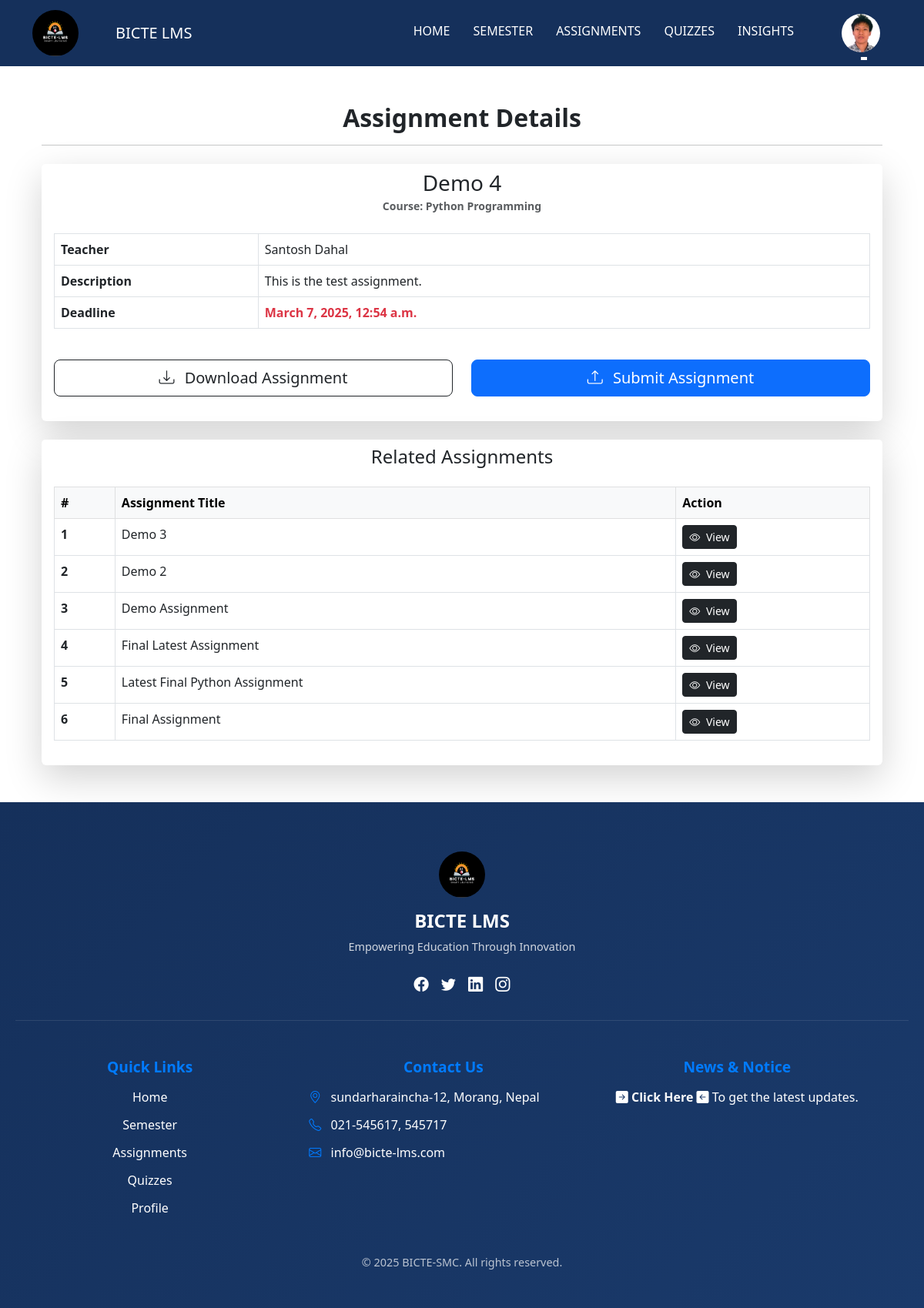
The app's page /st-assignment/11/ (signed in) with its own data.
### main/models.py (models this page shows, shortened)
class Student(models.Model):
    profile_picture = models.ImageField(upload_to='student_pics/', null=True, blank=True , default='no_image2.jpg')
    st_exam_roll_no = models.CharField(max_length=8, default='00000000')
    st_reg_no = models.CharField(max_length=40, default='0-0-000-00-0000')
    st_name = models.CharField(max_length=100)
    st_date_of_birth = models.DateField(null=True, blank=True)
    st_address = models.CharField(max_length=255)
    st_contact = models.CharField(max_length=15)
    enrollment_date = models.IntegerField(null=True, blank=True)
    st_email = models.EmailField(unique=True)
    st_password = models.CharField(max_length=128, default='studentSMC1')  # Add default password
    st_gender = models.CharField(max_length=10, choices=[('Male', 'Male'), ('Female', 'Female'), ('Other', 'Other')], null=True, blank=True)
    st_father_name = models.CharField(max_length=100, null=True, blank=True)
    semester = models.ForeignKey(Semester, on_delete=models.CASCADE)
    email_sent = models.BooleanField(default=False)
    class Meta:
        verbose_name = "Student"
        verbose_name_plural = "Students"

class Assignment(models.Model):
    title = models.CharField(max_length=255, verbose_name="Assignment Title")
    description = models.TextField(blank=True, null=True, verbose_name="Description")
    file = models.FileField(upload_to="assignments/", blank=True, null=True, verbose_name="Assignment File")
    deadline = models.DateTimeField(verbose_name="Submission Deadline")
    posted_date = models.DateTimeField(auto_now_add=True, verbose_name="Posted Date")
    course = models.ForeignKey(Course, on_delete=models.CASCADE, related_name="assignments", verbose_name="Course")
    teacher = models.ForeignKey(Teacher, on_delete=models.CASCADE, related_name="assignments", verbose_name="Teacher")
    class Meta:
        verbose_name = "Assignment"
        verbose_name_plural = "Assignments"
        ordering = ["-posted_date"]

class Course(models.Model):
    syllabus_file = models.FileField(upload_to='syllabus_files/', null=True, blank=True)
    subject_code = models.CharField(max_length=20)
    title = models.CharField(max_length=50)
    description = models.TextField()
    credits = models.IntegerField()
    is_elective = models.BooleanField(default=False, blank=True, null=True)
    semester = models.ForeignKey(Semester, on_delete=models.CASCADE)
    teacher = models.ForeignKey(Teacher, on_delete=models.SET_NULL, null=True, blank=True)
    class Meta:
        verbose_name = "Course"
        verbose_name_plural = "Courses"

class Teacher(models.Model):
    GENDER_CHOICES = [
        ('male', 'Male'),
        ('female', 'Female'),
        ('other', 'Other'),
    ]
    profile_picture = models.ImageField(upload_to='teacher_pics/', null=True, blank=True, default='images/default_profile_image.jpg')
    t_full_name = models.CharField(max_length=50)
    designation = models.CharField(max_length=100, default='Teacher Assistant')
    t_email = models.EmailField(max_length=100, unique=True)
    t_password = models.CharField(max_length=255)
    t_phone_number = models.CharField(max_length=40)
    t_address = models.CharField(max_length=100)
    hire_date = models.DateField()
    gender = models.CharField(max_length=10,choices=GENDER_CHOICES, verbose_name="Gender",
        default='male')
    class Meta:
        verbose_name = "Teacher"
        verbose_name_plural = "Teachers"

### main/views.py (the view)
# urls.py: path('st-assignment/<int:assignment_id>/', StudentAssignmentDetailView.as_view(), name='st-assignment-detail'),
class StudentAssignmentDetailView(LoginRequiredMixin, TemplateView):
    template_name = 'student_template/st_assignment_detail.html'
    login_url = '/api/login/'
    def get_context_data(self, **kwargs):
        context = super().get_context_data(**kwargs)
        try:
            student = Student.objects.get(id=self.request.session.get('user_id'))
            context['student'] = student
            assignment = get_object_or_404(Assignment, id=self.kwargs['assignment_id'])
            context['assignment'] = assignment
            related_assignments = Assignment.objects.filter(course=assignment.course).exclude(id=assignment.id)
            context['related_assignments'] = related_assignments
            submission_exists = AssignmentSubmit.objects.filter(student=student, assignment=assignment).first()
            context['submission_exists'] = submission_exists
            if submission_exists:
                remaining_edits = 2 - submission_exists.edit_count
            else:
                remaining_edits = 0
            context['remaining_edits'] = remaining_edits  # Pass remaining edits to the template
            context['now'] = timezone.now()
        except Student.DoesNotExist:
            context['error'] = 'Student not found. Please log in again.'
        except Assignment.DoesNotExist:
            context['error'] = 'Assignment not found.'
        return context

### templates/student_template/st_assignment_detail.html (shortened to what this page needs)
{% extends 'student_template/st_base_template.html' %} {% block title %} Assignment Detail - BICTE-LMS {% endblock %} {% load static %} {% block content %}
<div class="container my-5">
    <div class="mb-4">
        <h2 class="fw-bold text-center">Assignment Details</h2>
        <hr class="my-3">
    </div>
    <div class="card border-0 shadow-lg mb-4">
        <div class="card-header bg-white border-0 text-center">
            <h3 class="card-title mb-0">{{ assignment.title }}</h3>
            <small class="text-muted fw-bold">Course: {{ assignment.course.title }}</small>
        </div>
        <div class="card-body">
            <div class="table-responsive">
                <table class="table table-bordered">
                    <tbody>
                        <tr>
                            <th scope="row" class="w-25">Teacher</th>
                            <td>{{ assignment.teacher.t_full_name }}</td>
                        </tr>
                        <tr>
                            <th scope="row" class="w-25">Description</th>
                            <td>{{ assignment.description }}</td>
                        </tr>
                        <tr>
                            <th scope="row" class="w-25">Deadline</th>
                            <td class="text-danger fw-bold">{{ assignment.deadline }}</td>
                        </tr>
                    </tbody>
                </table>
            </div>
            <div class="row mt-4">
                <div class="col-md-6 mb-3">
                    {% if assignment.file %}
                    <a href="{{ assignment.file.url }}" class="btn btn-outline-dark btn-lg w-100" download>
                        <i class="bi bi-download me-2"></i> Download Assignment
                    </a>
                    {% endif %}
                </div>
                <div class="col-md-6 mb-3">
                    {% if not submission_exists %}
                    {% if assignment.deadline > now %}
                    <a href="{% url 'st-submit-assignment' assignment.id %}" class="btn btn-primary btn-lg w-100">
                        <i class="bi bi-upload me-2"></i> Submit Assignment
                    </a>
                    {% else %}
                    <button class="btn btn-secondary btn-lg w-100" disabled>
                                                    <i class="bi bi-upload me-2"></i> Deadline Passed  </button>
                    {% endif %}
                </div>
            </div>
        </div>
    </div>
    <div class="card border-0 shadow-lg">
        <div class="card-header bg-white border-0">
            <h4 class="card-title mb-0 text-center">Related Assignments</h4>
        </div>
        <div class="card-body">
            {% if related_assignments %}
            <div class="table-responsive">
                <table class="table table-hover table-bordered">
                    <thead class="table-light">
                        <tr>
                            <th scope="col">#</th>
                            <th scope="col">Assignment Title</th>
                            <th scope="col">Action</th>
                        </tr>
                    </thead>
                    <tbody>
                        {% for related_assignment in related_assignments %}
                        <tr>
                            <th scope="row">{{ forloop.counter }}</th>
                            <td>{{ related_assignment.title }}</td>
                            <td>
                                <a href="{% url 'st-assignment-detail' related_assignment.id %}" class="btn btn-sm btn-dark">
                                    <i class="bi bi-eye me-1"></i> View
                                </a>
                            </td>
                        </tr>
                        {% endfor %}
                    </tbody>
                </table>
            </div>
            {% else %}
            <p class="text-muted text-center mb-0">No related assignments found.</p>
            {% endif %}
        </div>
    </div>
</div>
{% endblock %}

### templates/student_template/st_base_template.html (shortened to what this page needs)
<!DOCTYPE html>
<html lang="en">
<head>
    <link rel="stylesheet" href="https://cdn.jsdelivr.net/npm/bootstrap-icons@1.11.3/font/bootstrap-icons.min.css">
    <link href="https://cdn.jsdelivr.net/npm/bootstrap@5.3.0/dist/css/bootstrap.min.css" rel="stylesheet" />
</head>
<body>
    {% load static %}
    <nav class="navbar navbar-expand-lg navbar-dark bg-dark">
        <div class="container">
            <div class="navbar-logo">
                <img class="mt-auto mb-auto" src="{% static 'images/main_logo.png' %}" alt="Logo" />
            </div>
            <a class="navbar-brand ms-5" href="#">BICTE LMS</a>
            <div class="collapse navbar-collapse" id="navbarNav">
                <ul class="navbar-nav ms-auto this_pading">
                    <li class="nav-item custom-padding dropdown">
                        <a class="nav-link {% if request.path == '/api/student-home/' %}active{% endif %}" href="/api/student-home/">Home</a>
                    </li>
                    <li class="nav-item custom-padding">
                        <a class="nav-link {% if request.path == '/api/st-semester-view/' %}active{% endif %}" href="/api/st-semester-view/{{ student.semester.id }}/">Semester</a
              >
            </li>
              <li class="nav-item custom-padding">
                        <a class="nav-link {% if request.path == '/api/student-assignment-view/' %}active{% endif %}" href="/api/student-assignment-view/">Assignments</a>
                    </li>
                    <li class="nav-item custom-padding">
                        <a class="nav-link {% if request.path == '/api/leaderboard/' %}active{% endif %}" href="/api/leaderboard/">Quizzes</a
              >
            </li>
            <li class="nav-item custom-padding dropdown">
              <a
                class="nav-link {% if request.path == '#' %}active{% endif %}"
                href="#"
                >Insights</a
              >
            </li>
              </ul>
            <li class="nav-item dropdown user_profile">
              <a
                class="nav-link dropdown-toggle no-hover"
                href="#"
                id="navbarDropdown"
                role="button"
                data-bs-toggle="dropdown"
                aria-expanded="false"
              >
                {% if student.profile_picture %}
                <img
                  src="{{ student.profile_picture.url }}"
                  alt="Profile Picture"
                  class="rounded-circle"
                  style="width: 50px; height: 50px"
                />
                {% endif %}
              </a>
            </li>
        </div>
      </div>
    </nav>
    <div class="container mt-4">{% block content %}{% endblock %}</div>
    <footer class="footer-section">
      <div class="footer-container">
          <div class="footer-top">
              <div class="footer-brand">
                  <div class="navbar-logo">
                      <a href="#">
                        <img src="{% static 'images/main_logo.png' %}" alt="Logo" />
                      </a>
            </div>
            <h3 class="brand-name" style="color:white !important;">BICTE LMS</h3>
            <p class="brand-tagline">Empowering Education Through Innovation</p>
            <div class="social-icons">
                <a href="#" class="social-icon"><i class="bi bi-facebook"></i></a>
                <a href="#" class="social-icon"><i class="bi bi-twitter"></i></a>
                <a href="#" class="social-icon"><i class="bi bi-linkedin"></i></a>
                <a href="#" class="social-icon"><i class="bi bi-instagram"></i></a>
            </div>
        </div>
        </div>
        <div class="footer-links mt-5 pe-5" style=" justify-content: center;  ">
            <div class="links-column" style=" text-align: center;">
                <h4 class="links-title">Quick Links</h4>
                <ul>
                    <li><a href="/api/student-home/">Home</a></li>
                    <li>
                        {% if student.semester %}
                        <a href="{% url 'st-semester-view' student.semester.id %}">Semester</a> {% else %}
                        <span class="text-muted error_semester ">Semester (Not Assigned)</span> {% endif %}
                    </li>
                    <li><a href="/api/student-assignment/">Assignments</a></li>
                    <li><a href="/api/leaderboard/">Quizzes</a></li>
                    <li><a href="/api/student-profile/">Profile</a></li>
                </ul>
            </div>
            <div class="links-column">
                <h4 class="links-title  text-center">Contact Us</h4>
                <ul>
                    <li><i class="bi bi-geo-alt"></i> sundarharaincha-12, Morang, Nepal</li>
                    <li><i class="bi bi-telephone"></i> 021-545617, 545717</li>
                    <li><i class="bi bi-envelope"></i> info@bicte-lms.com</li>
                </ul>
            </div>
            <div class="links-column">
                <h4 class="links-title text-center">News &amp; Notice</h4>
                <p class=" text-center bi bi-arrow-right-square-fill">
                    <a href="/api/student-notice-list/" class="text-decoration-none text-light fw-bold"> Click Here </a><span class="bi bi-arrow-left-square-fill"> To get the latest updates</span>.</p>
            </div>
        </div>
        <div class="footer-bottom">
            <p>&copy; <span id="current-year"></span> BICTE-SMC. All rights reserved.</p>
        </div>
        </div>
        </footer>
</body>
</html>

### records on screen
Student: profile_picture (picture)
Assignment: title "Demo 4", course "Python Programming", teacher.t_full_name "Santosh Dahal", description "This is the test assignment.", deadline "March 7, 2025, 12:54 a.m."
Assignment: title "Demo 3"
Assignment: title "Demo 2"
Assignment: title "Demo Assignment"
Assignment: title "Final Latest Assignment"
Assignment: title "Latest Final Python Assignment"
Assignment: title "Final Assignment"
